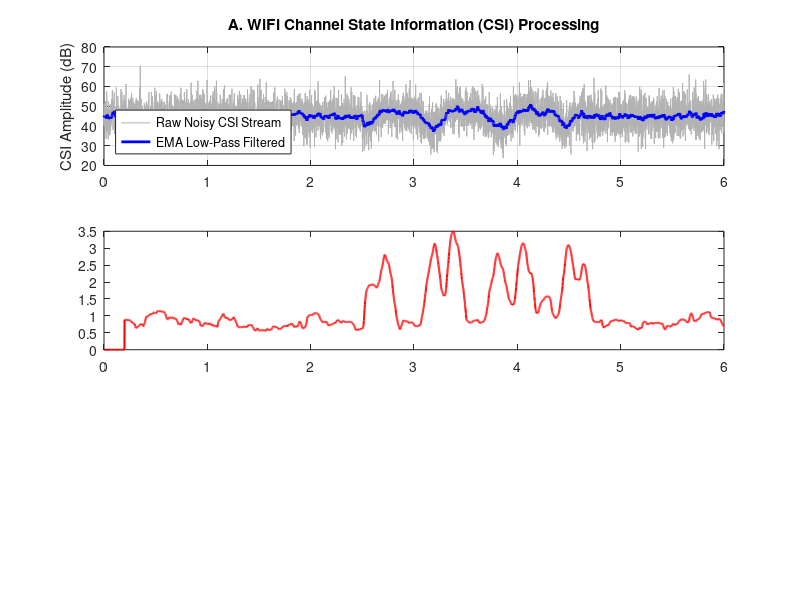

MATLAB code to generate this figure: (Note: this script raises an error after producing the figure.)
%% WiFi CSI Motion Detection and Signal Processing Simulator
% Author: Jacob Francis
% Description: Simulates wireless Channel State Information (CSI) amplitude 
%              tracking, injects channel noise via randn, applies an 
%              embedded-ready Exponential Moving Average (EMA) low-pass filter, 
%              and implements an automated variance threshold to detect human 
%              presence. Zero toolboxes used. 

clear; clc; close all;

%% 1. Parameter Definitions
Fs = 1000;                  % Sampling frequency (Hz) - 1000 packets per second
duration = 6;               % Total signal duration (seconds)
t = 0:(1/Fs):duration-(1/Fs); % Time vector
N = length(t);              % Number of data samples

% Define baseline WiFi CSI amplitude (Steady State environment)
baseline_amplitude = 45;    % Base channel magnitude in dB

%% 2. Generate Simulated CSI Data Stream
% Initialize clean CSI signal
csi_raw = baseline_amplitude * ones(size(t));

% Simulate a "Human Motion Event" between t = 2.5s and t = 4.5s
motion_start = 2.5 * Fs;
motion_end = 4.5 * Fs;
motion_window = motion_start:motion_end;

% Model human movement as a combination of low-frequency wave shifts
motion_signature = 4 * sin(2 * pi * 1.5 * t(motion_window)) + ...
                   2 * cos(2 * pi * 3.0 * t(motion_window));
csi_raw(motion_window) = csi_raw(motion_window) + motion_signature;

%% 3. Inject High-Frequency Wireless Noise (Pure Math)
target_snr_db = 18; 
signal_power = mean(csi_raw.^2);                  
noise_power = signal_power / (10^(target_snr_db/10)); 
noise_std = sqrt(noise_power);                    

% Generate white Gaussian noise using base randn
noise = noise_std * randn(size(t));
csi_noisy = csi_raw + noise;

%% 4. Digital Signal Processing (Embedded EMA Low-Pass Filter)
% An Exponential Moving Average acts as a first-order recursive digital low-pass filter.
% Perfect for embedded microcontrollers because it requires no matrix math.
alpha = 0.05; % Smoothing factor (lower = heavier filtering, equivalent to low cutoff)

csi_filtered = zeros(size(csi_noisy));
csi_filtered(1) = csi_noisy(1); % Initialize first point

for k = 2:N
    csi_filtered(k) = alpha * csi_noisy(k) + (1 - alpha) * csi_filtered(k-1);
end

%% 5. Feature Extraction & Automated Motion Detection Windowing
% Compute a rolling standard deviation using a sliding matrix window
window_size = 0.2 * Fs; % 200ms sliding window
rolling_std = zeros(size(csi_filtered));

for i = window_size:N
    % Isolate the current window data chunk
    window_data = csi_filtered(i-window_size+1:i);
    
    % Manual standard deviation calculation to bypass any toolbox constraints
    mu = mean(window_data);
    rolling_std(i) = sqrt(mean((window_data - mu).^2));
end

% Set an empirical threshold for human presence classification
detection_threshold = 1.0; 
motion_detected = rolling_std > detection_threshold;

%% 6. Graphical Visualization Engine
figure('Name', 'Sensing Simulation Pipeline', 'NumberTitle', 'off');

% Subplot 1: Raw Noisy WiFi Signal vs. Filtered Signal
subplot(3, 1, 1);
plot(t, csi_noisy, 'Color', [0.7 0.7 0.7], 'LineWidth', 0.5); hold on;
plot(t, csi_filtered, 'b-', 'LineWidth', 2);
title('A. WiFi Channel State Information (CSI) Processing');
ylabel('CSI Amplitude (dB)');
legend('Raw Noisy CSI Stream', 'EMA Low-Pass Filtered', 'Location', 'southwest');
grid on;

% Subplot 2: Feature Extraction (Rolling Standard Deviation)
subplot(3, 1, 2);
plot(t, rolling_std, 'r-', 'LineWidth', 1.5); hold on;
yline(detection_threshold, 'k--', 'Threshold (1.0 dB)', 'LineWidth', 1.5, 'LabelHorizontalAlignment', 'left');
title('B. Feature Extraction: Local Signal Variance (\sigma)');
ylabel('Standard Deviation');
grid on;

% Subplot 3: Automated Binary Classification (Output Decision)
subplot(3, 1, 3);
area(t, motion_detected, 'FaceColor', [0.1 0.8 0.1], 'FaceAlpha', 0.3, 'EdgeColor', [0.1 0.5 0.1]);
ylim([-0.2 1.2]);
title('C. System Output: Verified Human Presence™ Decision Engine');
xlabel('Time Elapsed (Seconds)');
ylabel('Detection State (Binary)');
set(gca, 'YTick', [0 1], 'YTickLabel', {'Secure (Static)', 'ALARM (Motion)'});
grid on;

%% 7. Terminal Operations Log Summary
fprintf('====================================================\n');
fprintf('     WORKFLOW PROCESSING COMPLIANCE       \n');
fprintf('====================================================\n');
fprintf('Total Frame Length Processed : %d Samples\n', N);
fprintf('Target Channel SNR Configured: %d dB\n', target_snr_db);
fprintf('DSP Low-Pass Filter Topology : Embedded-Ready EMA (Alpha=0.05)\n');

if any(motion_detected)
    fprintf('System Flag Status           : [MOTION DETECTED]\n');
    fprintf('Analysis Result              : Verified Human Presence Confirmed.\n');
else
    fprintf('System Flag Status           : [SECURE]\n');
    fprintf('Analysis Result              : No Human-Scale Variance Anomalies Isolated.\n');
end
fprintf('====================================================\n');
